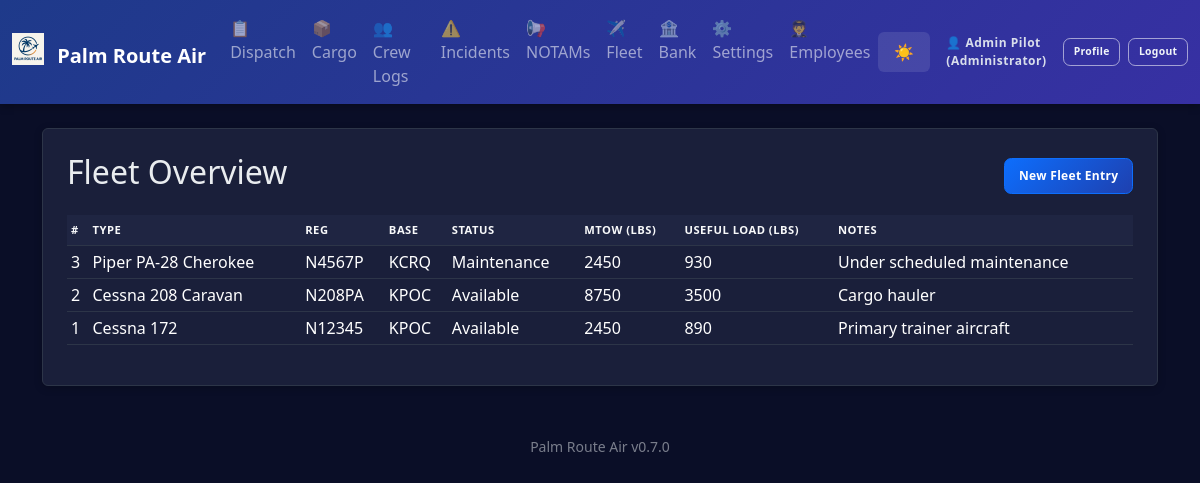
Screenshot of /fleet/history (signed in) with the database file from the repository.
### app.py (models this page shows, shortened)
class AppSettings(db.Model):
    id = db.Column(db.Integer, primary_key=True)
    company_name = db.Column(db.String(100), default='Palm Route Air')
    logo_filename = db.Column(db.String(120))  # stored in static/logos/
    difficulty = db.Column(db.String(20), default='Normal')  # Easy, Normal, Hard, Realistic
    realism_fuel_variance = db.Column(db.Float, default=0.05)  # ±5% revenue jitter
    realism_destination_penalty = db.Column(db.Float, default=0.25)  # 25% penalty for missed destination
    currency_symbol = db.Column(db.String(5), default='$')
    distance_unit = db.Column(db.String(10), default='NM')  # NM or KM
    weight_unit = db.Column(db.String(10), default='lbs')  # lbs or kg
    show_workflow_help = db.Column(db.Integer, default=1)  # 1 = show, 0 = hide

class Employee(db.Model):
    id = db.Column(db.Integer, primary_key=True)
    name = db.Column(db.String(100), nullable=False)
    email = db.Column(db.String(120), unique=True)
    role = db.Column(db.String(50), default='Pilot')
    hire_date = db.Column(db.Date, default=datetime.date.today)
    active = db.Column(db.Integer, default=1)
    password_hash = db.Column(db.String(255))

class FleetEntry(db.Model):
    id = db.Column(db.Integer, primary_key=True)
    aircraft_type = db.Column(db.String(50))
    registration = db.Column(db.String(20))
    base = db.Column(db.String(10))
    status = db.Column(db.String(20))
    max_takeoff_weight = db.Column(db.String(20))
    useful_load = db.Column(db.String(20))
    notes = db.Column(db.Text)

### app.py (the view)
@app.route('/fleet/history')
@login_required
def fleet_history():
    entries = FleetEntry.query.order_by(FleetEntry.id.desc()).all()
    return render_template('fleet_history.html', entries=entries)

### app.py (called while the page is built)
def login_required(f):
    @wraps(f)
    def wrapper(*args, **kwargs):
        if not session.get('employee_id'):
            flash('Login required.', 'error')
            return redirect(url_for('login'))
        return f(*args, **kwargs)
    return wrapper

@app.before_request
def enforce_login_globally():
    public_endpoints = {'login', 'logout', 'static'}
    if request.endpoint in public_endpoints or request.endpoint is None:
        return
    if not session.get('employee_id'):
        return redirect(url_for('login'))

@app.context_processor
def inject_settings():
    try:
        settings = AppSettings.query.first()
        if not settings:
            settings = AppSettings(company_name='Palm Route Air')
    except:
        settings = None
    current_employee = None
    if session.get('employee_id'):
        current_employee = Employee.query.get(session['employee_id'])
    return dict(app_settings=settings, app_version=APP_VERSION, current_employee=current_employee)

### templates/fleet_history.html
{% extends 'base.html' %}
{% block content %}
<div class="p-4 bg-white rounded shadow-sm">
  <div class="d-flex justify-content-between align-items-center mb-3">
    <h2>Fleet Overview</h2>
    <a href="{{ url_for('fleet') }}" class="btn btn-primary">New Fleet Entry</a>
  </div>
  {% if entries %}
  <div class="table-responsive">
    <table class="table table-sm table-hover align-middle">
      <thead class="pra-thead">
        <tr>
          <th>#</th>
          <th>Type</th>
          <th>Reg</th>
          <th>Base</th>
          <th>Status</th>
          <th>MTOW (lbs)</th>
          <th>Useful Load (lbs)</th>
          <th>Notes</th>
        </tr>
      </thead>
      <tbody>
        {% for f in entries %}
        <tr class="clickable-row" onclick="window.location='{{ url_for('fleet_detail', id=f.id) }}'">
          <td>{{ f.id }}</td>
          <td>{{ f.aircraft_type }}</td>
          <td>{{ f.registration }}</td>
          <td>{{ f.base }}</td>
          <td>{{ f.status }}</td>
          <td>{{ f.max_takeoff_weight }}</td>
          <td>{{ f.useful_load }}</td>
          <td style="max-width: 260px; white-space: nowrap; overflow: hidden; text-overflow: ellipsis;">{{ f.notes }}</td>
        </tr>
        {% endfor %}
      </tbody>
    </table>
  </div>
  {% else %}
  <p class="text-muted">No fleet entries saved yet.</p>
  {% endif %}
</div>
{% endblock %}

### templates/base.html (shortened to what this page needs)
<!doctype html>
<html lang="en" data-bs-theme="dark">
  <head>
    <link href="https://cdn.jsdelivr.net/npm/bootstrap@5.3.3/dist/css/bootstrap.min.css" rel="stylesheet">
  </head>
  <body>
    <nav class="navbar navbar-expand-lg navbar-dark mb-4">
      <div class="container-fluid">
        <a class="navbar-brand fw-bold" href="{{ url_for('index') }}">
          {% if app_settings and app_settings.logo_filename %}
            <img src="{{ url_for('static', filename='logos/' + app_settings.logo_filename) }}" height="32" class="me-2" style="vertical-align: -0.125em;" alt="Logo">
          {% endif %}
          {{ app_settings.company_name if app_settings else 'Palm Route Air' }}
        </a>
        <div class="collapse navbar-collapse" id="navbarNav">
          <ul class="navbar-nav me-auto">
            <li class="nav-item"><a class="nav-link" href="{{ url_for('dispatch_history') }}">📋 Dispatch</a></li>
            <li class="nav-item"><a class="nav-link" href="{{ url_for('cargo_history') }}">📦 Cargo</a></li>
            <li class="nav-item"><a class="nav-link" href="{{ url_for('crew_history') }}">👥 Crew Logs</a></li>
            <li class="nav-item"><a class="nav-link" href="{{ url_for('incident_history') }}">⚠️ Incidents</a></li>
            <li class="nav-item"><a class="nav-link" href="{{ url_for('notams_history') }}">📢 NOTAMs</a></li>
            <li class="nav-item"><a class="nav-link" href="{{ url_for('fleet_history') }}">✈️ Fleet</a></li>
            <li class="nav-item"><a class="nav-link" href="{{ url_for('economy_ledger') }}">🏦 Bank</a></li>
            <li class="nav-item"><a class="nav-link" href="{{ url_for('settings') }}">⚙️ Settings</a></li>
            {% if current_employee and current_employee.role in ['Manager','Administrator'] %}
            <li class="nav-item"><a class="nav-link" href="{{ url_for('employees') }}">🧑‍✈️ Employees</a></li>
            {% endif %}
          </ul>
          <button class="theme-toggle text-white" onclick="toggleTheme()" title="Toggle theme">
            <span id="theme-icon">🌙</span>
          </button>
          <div class="ms-3 d-flex align-items-center auth-actions">
            {% if current_employee %}
              <span class="auth-user-text me-2">👤 {{ current_employee.name }} ({{ current_employee.role }})</span>
              <a href="{{ url_for('profile') }}" class="btn btn-outline-light btn-sm me-2" title="View Profile">Profile</a>
              <a href="{{ url_for('logout') }}" class="btn btn-outline-light btn-sm" title="Logout">Logout</a>
            {% else %}
              <a href="{{ url_for('login') }}" class="btn btn-outline-light btn-sm" title="Employee Login">Login</a>
            {% endif %}
          </div>
        </div>
      </div>
    </nav>
    <main class="container mb-5">
      {% block content %}{% endblock %}
    </main>
    <footer class="container text-center pb-3">
      <small class="text-muted">{{ app_settings.company_name if app_settings else 'Palm Route Air' }} {{ app_version }}</small>
    </footer>
  </body>
</html>

### templates/base.html (style rules this page uses)
:root { --pra-primary: #0d6efd; --pra-secondary: #6c757d; --pra-success: #198754; --pra-danger: #dc3545; --pra-warning: #ffc107; --pra-info: #0dcaf0; --pra-thead-bg-light: #e9ecef; --pra-thead-color-light: #212529; --pra-thead-bg-dark: #1f2542; --pra-thead-color-dark: #f8f9fa; }
[data-bs-theme="dark"] { --bs-body-bg: #0a0e27; --bs-body-color: #e9ecef; --bs-card-bg: #1a1f3a; --bs-border-color: #2d3548; --bs-emphasis-color: #ffffff; }
body { background: var(--bs-body-bg); color: var(--bs-body-color); transition: background-color 0.3s ease, color 0.3s ease; }
.bg-white, .bg-light { background-color: var(--bs-card-bg) !important; border-color: var(--bs-border-color); }
.navbar { background: linear-gradient(135deg, #1e3a8a 0%, #3730a3 100%) !important; box-shadow: 0 2px 8px rgba(0,0,0,0.3); }
[data-bs-theme="dark"] .navbar .btn-outline-light { color: #f8f9fa !important; border-color: rgba(255,255,255,0.5) !important; background-color: transparent !important; }
.auth-actions .btn { transition: background-color .15s, color .15s, border-color .15s; }
.auth-user-text { font-size: .75rem; font-weight: 600; letter-spacing: .5px; opacity: 0.95; }
[data-bs-theme="dark"] .auth-user-text { color: #e2e8f0; }
.card, .shadow-sm, .rounded.shadow-sm { background-color: var(--bs-card-bg); border: 1px solid var(--bs-border-color); box-shadow: 0 2px 8px rgba(0,0,0,0.2) !important; }
.table { --bs-table-bg: transparent; --bs-table-striped-bg: rgba(255,255,255,0.02); --bs-table-hover-bg: rgba(255,255,255,0.04); }
.pra-thead th { font-size: .70rem; text-transform: uppercase; letter-spacing: .5px; font-weight: 600; padding-top: .4rem; padding-bottom: .4rem; border-bottom: 1px solid var(--bs-border-color) !important; }
[data-bs-theme="dark"] .pra-thead th { background-color: var(--pra-thead-bg-dark); color: var(--pra-thead-color-dark); }
.theme-toggle { cursor: pointer; padding: 0.5rem 1rem; border: none; background: rgba(255,255,255,0.1); border-radius: 0.375rem; transition: background 0.2s; }
.clickable-row { cursor: pointer; transition: background-color .15s; }
.text-muted { opacity: 0.7; }
.btn { font-weight: 600; font-size: .75rem; letter-spacing: .3px; border-radius: .45rem; border-width: 1.5px; padding: .50rem .85rem; transition: background-color .15s, color .15s, border-color .15s, box-shadow .15s; }
.btn-sm { padding: .35rem .6rem; font-size: .70rem; }
[data-bs-theme="dark"] .btn-primary { background: linear-gradient(135deg, #0d6efd 0%, #1e40af 100%); border-color: #0d6efd; }
.navbar .btn { font-size: .65rem; padding: .35rem .6rem; }
.navbar .btn-outline-light { font-weight:600; }
[data-bs-theme="dark"] .navbar .btn-outline-light { color:#f1f5f9 !important; border-color: rgba(255,255,255,0.55) !important; }

### rows the page displays
AppSettings: logo_filename (picture), company_name "Palm Route Air"
Employee: name "Admin Pilot", role "Administrator"
FleetEntry: id "3", aircraft_type "Piper PA-28 Cherokee", registration "N4567P", base "KCRQ", status "Maintenance", max_takeoff_weight "2450", useful_load "930", notes "Under scheduled maintenance"
FleetEntry: id "2", aircraft_type "Cessna 208 Caravan", registration "N208PA", base "KPOC", status "Available", max_takeoff_weight "8750", useful_load "3500", notes "Cargo hauler"
FleetEntry: id "1", aircraft_type "Cessna 172", registration "N12345", base "KPOC", status "Available", max_takeoff_weight "2450", useful_load "890", notes "Primary trainer aircraft"

### other values shown
{{ app_version }} "v0.7.0"
